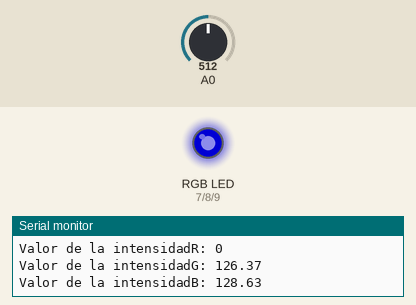
Bench run of a sketch on a simulated Arduino Uno, built with avr-gcc and run on an emulated ATmega328P. On the bench: an RGB LED mixed from three pins (HIGH = lit), the last lines printed to the serial monitor. The inputs (shaded band) are chosen by the test bench; at power-on: A0 = 512. Dim RGB values are drawn brighter than linear.

Above: at 1.8 s.
1.9 s: A0 set to 690
At 2.6 s:
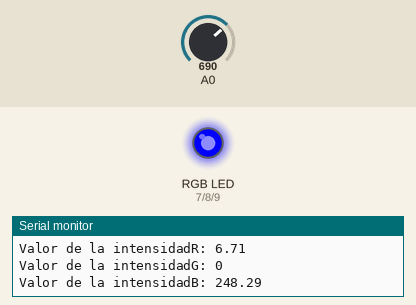
3.6 s: A0 set to 900
At 5.4 s:
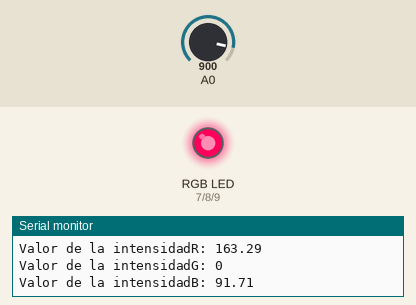
5.7 s: A0 set to 1023
At 7.4 s:
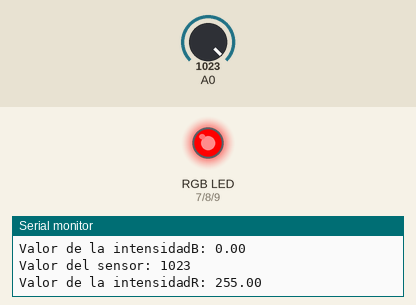
7.8 s: A0 set to 330
At 9.2 s:
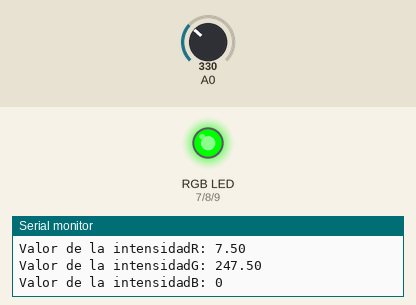
9.9 s: A0 set to 350
At 11.0 s:
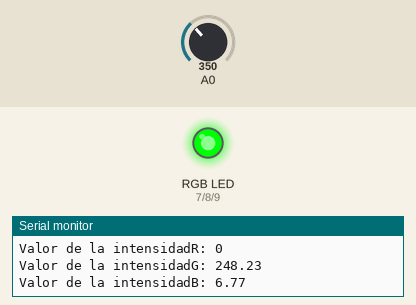
12.0 s: A0 set to 306
At 13.9 s:
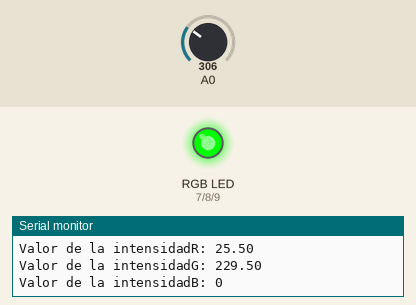
Timing chart, 0 to 15.1 s (numbered marks = the images above; inputs shaded):
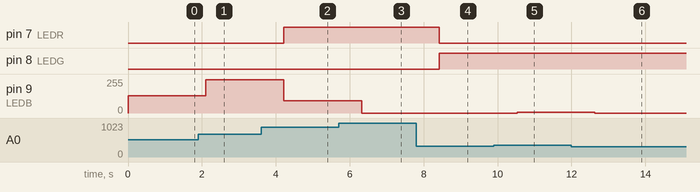

Measured:
- after the input at 1.9 s, pin 9 (LEDB): 128/255 → 248/255 after 0.21 s
- after the input at 3.6 s, pin 7 (LEDR): LOW → HIGH after 0.61 s; pin 9 (LEDB): 248/255 → 91/255 after 0.61 s
- after the input at 5.7 s, pin 9 (LEDB): 91/255 → 0/255 after 0.62 s
- after the input at 7.8 s, pin 7 (LEDR): HIGH → LOW after 0.63 s; pin 8 (LEDG): LOW → HIGH after 0.63 s
- after the input at 9.9 s, pin 9 (LEDB): 0/255 → 6/255 after 0.63 s
- after the input at 12.0 s, pin 9 (LEDB): 6/255 → 0/255 after 0.64 s

The sketch:

E1.ino
```cpp
#define LEDR 7
#define LEDG 8
#define LEDB 9

void setup()
{
    Serial.begin(9600);
    pinMode(LEDR, OUTPUT);
    pinMode(LEDG, OUTPUT);
    pinMode(LEDB, OUTPUT);
}
void loop()
{
    int valSensor = analogRead(A0);
    if (valSensor <= 340 && valSensor >= 0)
    {
        float intensidad = (valSensor / 340.0) * 255.0;
        analogWrite(LEDR, 255 - intensidad);
        analogWrite(LEDG, intensidad);
        analogWrite(LEDB, 0);
        Serial.print("Valor del sensor: ");
        Serial.println(valSensor);
        Serial.print("Valor de la intensidadR: ");
        Serial.println(255 - intensidad);
        Serial.print("Valor de la intensidadG: ");
        Serial.println(intensidad);
        Serial.print("Valor de la intensidadB: ");
        Serial.println(0);
        delay(1000);
    }
    if (valSensor <= 680 && valSensor > 340)
    {
        float intensidad = ((valSensor - 341.0) / 339.0) * 255.0;
        analogWrite(LEDR, 0);
        analogWrite(LEDG, 255 - intensidad);
        analogWrite(LEDB, intensidad);
        Serial.print("Valor del sensor: ");
        Serial.println(valSensor);
        Serial.print("Valor de la intensidadR: ");
        Serial.println(0);
        Serial.print("Valor de la intensidadG: ");
        Serial.println(255 - intensidad);
        Serial.print("Valor de la intensidadB: ");
        Serial.println(intensidad);
        delay(1000);
    }
    if (valSensor > 680)
    {
        float intensidad = ((valSensor - 681.0) / 342.0) * 255.0;
        analogWrite(LEDR, intensidad);
        analogWrite(LEDG, 0);
        analogWrite(LEDB, 255 - intensidad);
        Serial.print("Valor del sensor: ");
        Serial.println(valSensor);
        Serial.print("Valor de la intensidadR: ");
        Serial.println(intensidad);
        Serial.print("Valor de la intensidadG: ");
        Serial.println(0);
        Serial.print("Valor de la intensidadB: ");
        Serial.println(255 - intensidad);
        delay(1000);
    }
}
```
